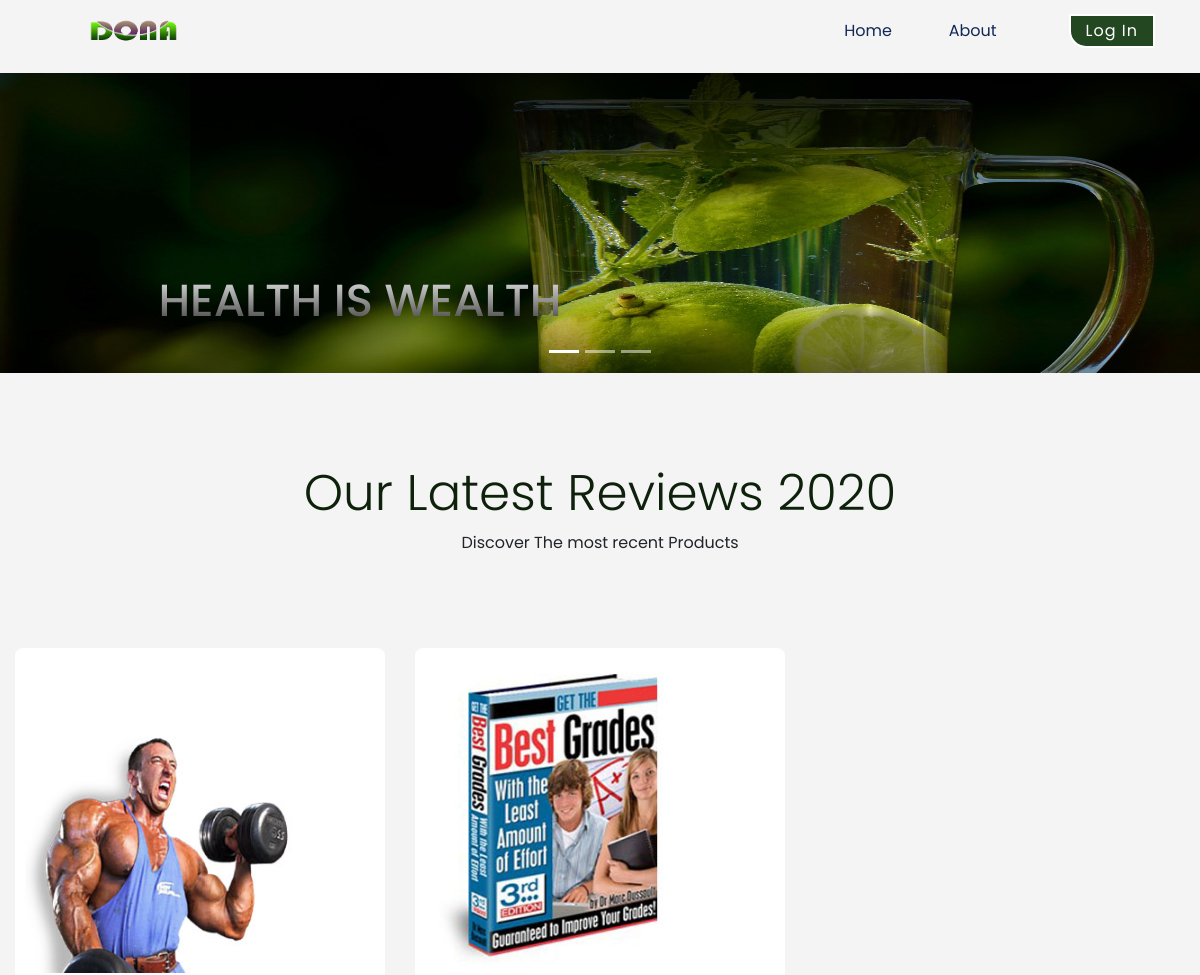
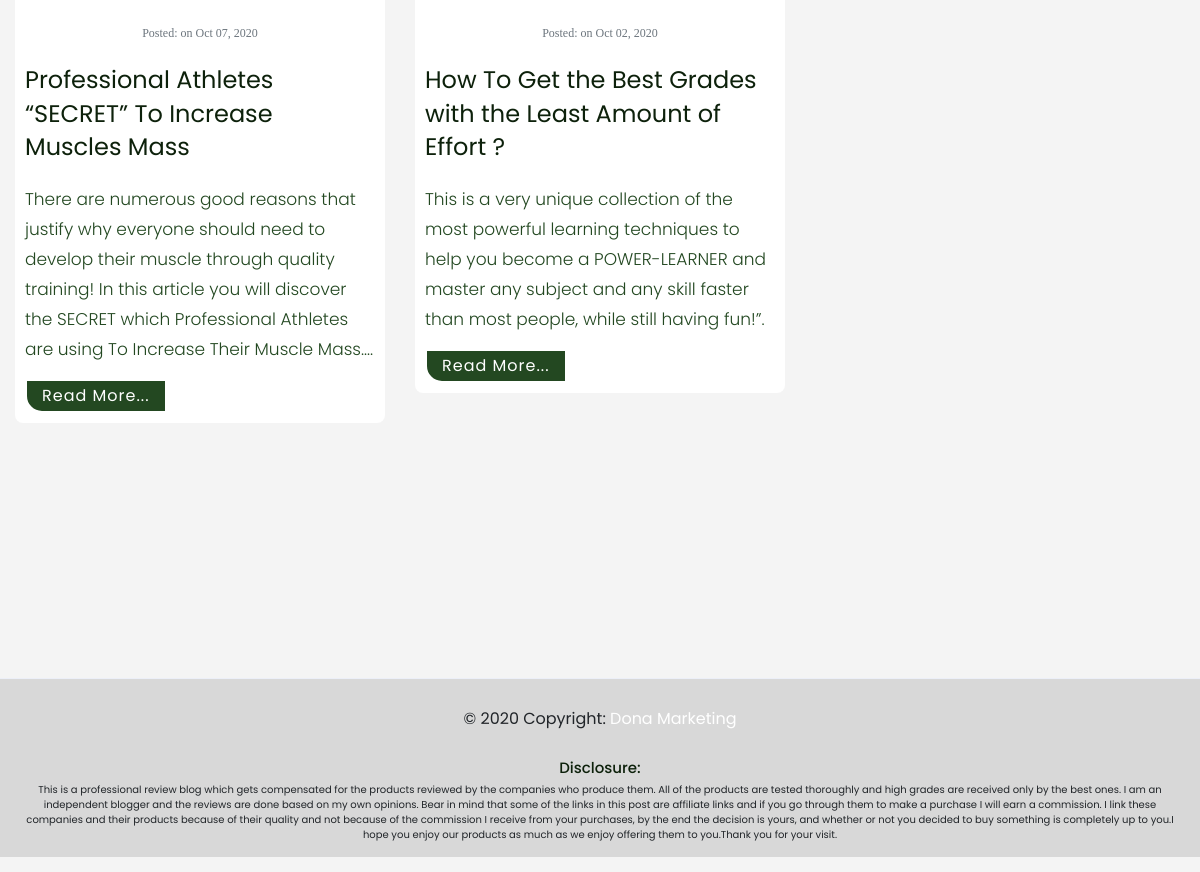
The page / on the database its author committed (2 pictures, top to bottom).
### blog/models.py (models this page shows)
class Post(models.Model):
    category=models.ForeignKey(Category,related_name="posts", on_delete=models.CASCADE)
    title = models.CharField(max_length=200)
    slug = models.SlugField(max_length=200, db_index=True, unique=True)
    overview = models.TextField(blank=True, null=True)
    content = RichTextUploadingField(blank=True, null=True)
    image = models.ImageField()
    created = models.DateTimeField(default=timezone.now)
    updated = models.DateTimeField(auto_now=True)
    class Meta:
        ordering=('-title',)

### blog/views.py (the view)
# urls.py: path('', HomeView.as_view(),name='post-list'),
class HomeView(ListView):
	model =  Post
	paginate_by = 3
	template_name = 'blog/home.html'
	ordering = ['-id']

### templates/blog/home.html (shortened to what this page needs)
{% extends 'blog/base.html' %}
{% load static %}
{% block content %}
<section class="home-blog-area section-padding30">
    <div class="container">
        <div class="row justify-content-center">
            <div class="col-lg-7 col-md-9 col-sm-10">
                <div class="section-tittle text-center mb-100">
                    <h2>Our Latest Reviews 2020</h2>
                    <p>Discover The most recent Products </p>
                </div>
            </div>
        </div>
        <div class="row">
            {% for post in object_list %}
            <div class="col-lg-4 col-md-6">
                <div class="home-blog-single mb-40">
                    <div class="blog-img-cap">
                        <div class="blog-img">
                            <img src="{{post.image.url}}" alt="">
                        </div>
                        <p class="post-meta text-muted">Posted:
                            on {{ post.created|date:"M d, Y" }}</p>
                        <div class="blog-cap">
                            <h3><a href="{% url 'blog:article-detail' post.pk %}">{{post.title}}</a></h3>
                            <P>{{post.overview}}.</P>
                        </div>
                        <a href="{% url 'blog:article-detail' post.pk %}" class="btn" data-animation="fadeInLeft" data-delay=".3s">Read More...</a>
                    </div>
                </div>
            </div>
            {% endfor %}
        </div>
    </div>
</section>
{% endblock content %}

### templates/blog/base.html (shortened to what this page needs)
<!DOCTYPE html>
<html>
<head>
	{% include 'blog/head.html' %}
</head>
<body>
	{% include 'blog/header.html' %}
    {% block content %}{% endblock content %}
    {% include 'blog/footer.html' %}
</body>
</html>

### templates/blog/head.html (shortened to what this page needs)
{% load static %}
<head>
    <link rel="stylesheet" href="{% static 'assets/css/bootstrap.min.css' %}">
    <link rel="stylesheet" href="{% static 'assets/css/owl.carousel.min.css' %}">
    <link rel="stylesheet" href="{% static 'assets/css/slicknav.css' %}">
    <link rel="stylesheet" href="{% static 'assets/css/flaticon.css' %}">
    <link rel="stylesheet" href="{% static 'assets/css/gijgo.css' %}">
    <link rel="stylesheet" href="{% static 'assets/css/animate.min.css' %}">
    <link rel="stylesheet" href="{% static 'assets/css/animated-headline.css' %}">
    <link rel="stylesheet" href="{% static 'assets/css/magnific-popup.css' %}">
    <link rel="stylesheet" href="{% static 'assets/css/fontawesome-all.min.css' %}">
    <link rel="stylesheet" href="{% static 'assets/css/themify-icons.css' %}">
    <link rel="stylesheet" href="{% static 'assets/css/slick.css' %}">
    <link rel="stylesheet" href="{% static 'assets/css/nice-select.css' %}">
    <link rel="stylesheet" href="{% static 'assets/css/style.css' %}">
</head>

### templates/blog/header.html (shortened to what this page needs)
{% load static %}
    <header>
        <div class="header-area">
            <div class="main-header header-sticky">
                <div class="container-fluid">
                    <div class="row align-items-center">
                        <div class="col-xl-2 col-lg-2 col-md-1">
                            <div class="logo">
                                <a href="{% url 'blog:post-list' %}"><img src="{% static 'img/dona4.png' %}" class="my-logo" alt=""-></a>
                            </div>
                        </div>
                        <div class="col-xl-10 col-lg-10 col-md-10">
                            <div class="menu-main d-flex align-items-center justify-content-end">
                                <div class="main-menu f-right d-none d-lg-block">
                                    <nav>
                                        <ul id="navigation">
                                            <li><a href="{% url 'blog:post-list' %}">Home</a></li>
                                            <li><a href="{% url 'about' %}">About</a></li>
                                    </nav>
                                </div>
                                <div class="header-right-btn f-right d-none d-lg-block ml-15">
                                    <a href="{% url 'account_login' %}" class="btn btn-sm btn-success">Log In</a>
                                </div>
                            </div>
                        </div>
                        <div class="col-12">
                        </div>
                    </div>
                </div>
            </div>
        </div>
    </header>
    <div id="carouselExampleIndicators" class="carousel slide carousel-fade" data-ride="carousel">
      <ol class="carousel-indicators">
        <li data-target="#carouselExampleIndicators" data-slide-to="0" class="active"></li>
        <li data-target="#carouselExampleIndicators" data-slide-to="1"></li>
        <li data-target="#carouselExampleIndicators" data-slide-to="2"></li>
      </ol>
      <div class="carousel-inner">
        <div class="carousel-item active">
          <img src="{% static 'img/lemon-water1.jpg' %}"width="1200;" height="400;" width="1200;" height="400;"  alt="...">
          <div class="carousel-caption d-none d-md-block">
            <h1 class="header-text">HEALTH IS WEALTH </h1>
          </div>
        </div>
      </div>
    </div>

### templates/blog/footer.html (shortened to what this page needs)
{% load static %}
  <footer class="page-footer text-center font-small mt-4 wow fadeIn">
    <hr class="my-4">
    <div class="footer-copyright py-3">
      <p>
      © 2020 Copyright:
      <a href="https://www.sridona.com" target="_blank"> Dona Marketing </a>
     </p>
    </div>
    <div class="disclaim">
    <h4>Disclosure:</h4> This is a professional review blog which gets compensated for the products reviewed by the companies who produce them. All of the products are tested thoroughly and high grades are received only by the best ones. I am an independent blogger and the reviews are done based on my own opinions. Bear in mind that some of the links in this post are affiliate links and if you go through them to make a purchase I will earn a commission. I link these companies and their products because of their quality and not because of the commission I receive from your purchases, by the end the decision is yours, and whether or not you decided to buy something is completely up to you.I hope you enjoy our products as much as we enjoy offering them to you.Thank you for your visit.
    </div>
  </footer>

### templates/blog/scripts.html (shortened to what this page needs)
{% load static %}

### templates/blog/header.html (style rules this page uses)
.carousel-item { width: 60%; height: 300px; }
.btn { padding: 15px; }
h1 { font-size: 45px; background: -webkit-linear-gradient(#eee, #333); -webkit-background-clip: text; -webkit-text-fill-color: transparent; }
.carousel-indicators { margin-top: -40px; }
.carousel-indicators { transition: .5s; }
.my-logo { width: 200px; }

### templates/blog/home.html (style rules this page uses)
.section-tittle { margin-top: -60; }
.row { margin-top: -10px; }
.home-blog-single { background-color: #fff; padding: 10px; border-radius: 8px; }
.blog-img { width: 270px; border-radius: 1px ! important; }
.post-meta { text-align: center; font-size: 12px; font-family: 'coutgete'; }

### templates/blog/footer.html (style rules this page uses)
.page-footer { background-color: #D8D8D8; }
.disclaim { margin-top: -15px; margin-bottom: 15px; padding: 15px; }

### templates/blog/base.html (style rules this page uses)
body { background-color: #f4f4f4; }

### rows shown on the page
Post: image (picture), created "Oct 07, 2020", title "Professional Athletes “SECRET” To Increase Muscles Mass", overview "There are numerous good reasons that justify why everyone should need to develop their muscle through quality training! In this article you will discover the SECRET which Professional Athletes are using To Increase Their Muscle Mass…"
Post: image (picture), created "Oct 02, 2020", title "How To Get the Best Grades with the Least Amount of Effort ?", overview "This is a very unique collection of the most powerful learning techniques to help you become a POWER-LEARNER and master any subject and any skill faster than most people, while still having fun!”"
